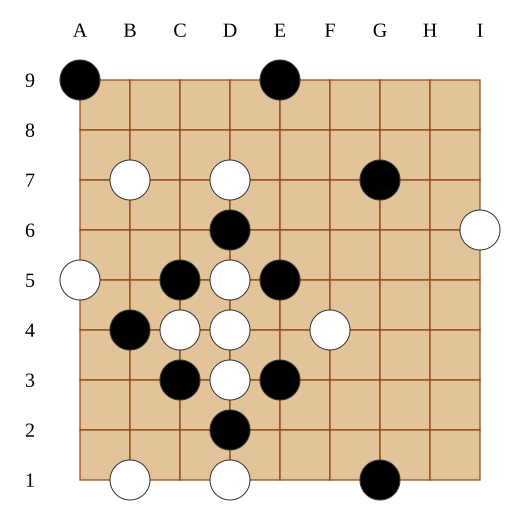

The Python source for this figure:
from pysvg.components import Matrix, Circle, TextContent, Canvas
from pysvg.schema import AppearanceConfig, Color


# Create chess board data, first row and column as coordinate labels
chess_data = [
    ["", "A", "B", "C", "D", "E", "F", "G", "H", "I"],
    ["9", "X", ".", ".", ".", "X", ".", ".", ".", "."],
    ["8", ".", ".", ".", ".", ".", ".", ".", ".", "."],
    ["7", ".", "O", ".", "O", ".", ".", "X", ".", "."],
    ["6", ".", ".", ".", "X", ".", ".", ".", ".", "O"],
    ["5", "O", ".", "X", "O", "X", ".", ".", ".", "."],
    ["4", ".", "X", "O", "O", ".", "O", ".", ".", "."],
    ["3", ".", ".", "X", "O", "X", ".", ".", ".", "."],
    ["2", ".", ".", ".", "X", ".", ".", ".", ".", "."],
    ["1", ".", "O", ".", "O", ".", ".", "X", ".", "."],
]

black_stone = Circle(appearance=AppearanceConfig(fill=Color("black"), stroke=Color("#333333")))
white_stone = Circle(appearance=AppearanceConfig(fill=Color("white"), stroke=Color("#333333")))

# Set appearance for pieces and empty spaces
bg_appearance = AppearanceConfig(
    fill=Color("#DEB887"),
    stroke=Color("#8B4513"),
    fill_opacity=0.85,
    stroke_width=1.4,
    stroke_opacity=0.85,
)
bgmap = {
    "X": bg_appearance,
    "O": bg_appearance,
    ".": bg_appearance,
}
elemap = {
    "X": black_stone,
    "O": white_stone,
    ".": TextContent(""),
}

matrix = Matrix(
    data=chess_data,
    element_map=elemap,
    background_map=bgmap,
    border_as_coord="upperleft",
    coord_font_size=20,
    coord_font_family="Times New Roman",
    coord_font_color=Color("black"),
    elem_locate_on_line=True,
)

canvas = Canvas(width=530, height=530)
canvas.add(matrix.move_by(30, 30))

canvas.save("chess_board.svg")
